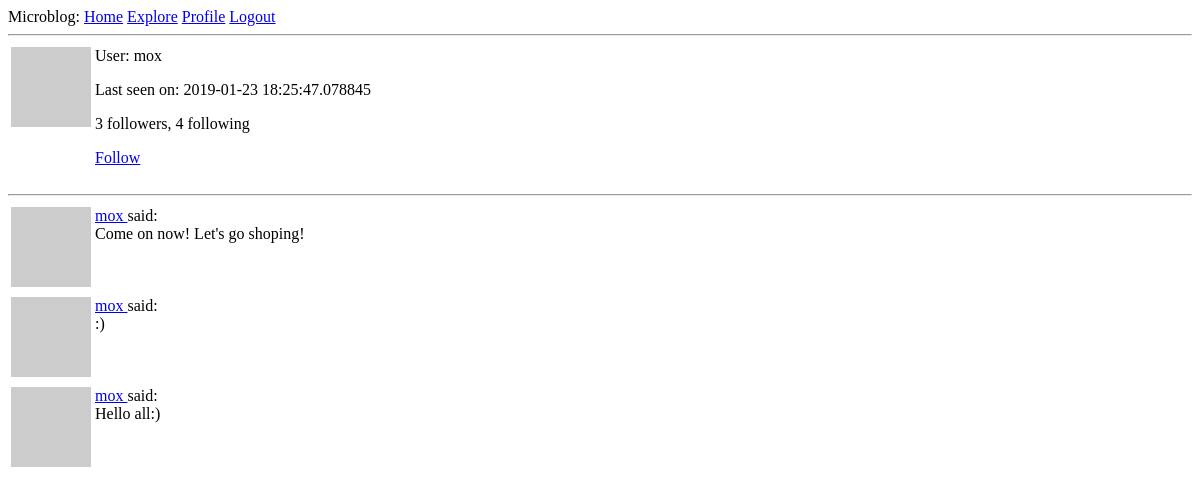
/user/mox (signed in), run on an earlier commit of the app's database.
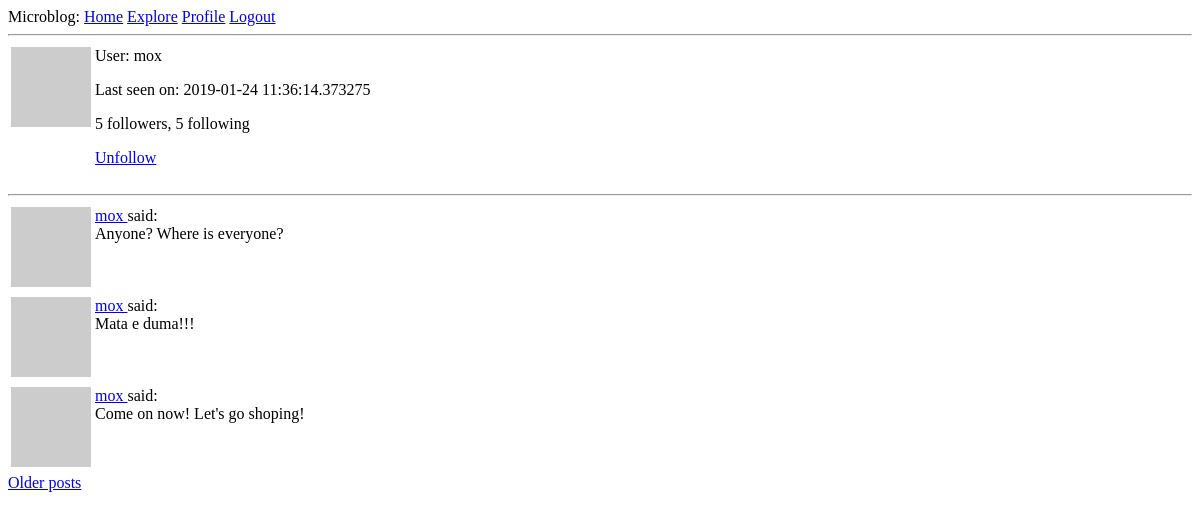
And on a later commit of the database.
### app/models.py (models this page shows, shortened)
class User(UserMixin, db.Model):
    id = db.Column(db.Integer, primary_key=True)
    username = db.Column(db.String(60), index=True, unique=True)
    email = db.Column(db.String(120), index=True, unique=True)
    password_hash = db.Column(db.String(128))
    posts = db.relationship('Post', backref='author', lazy='dynamic')
    about_me = db.Column(db.String(140))
    last_seen = db.Column(db.DateTime, default=datetime.utcnow)
    followed = db.relationship('User', secondary=followers,
                               primaryjoin=(followers.c.follower_id == id),
                               secondaryjoin=(followers.c.followed_id == id),
                               backref=db.backref('followers', lazy='dynamic'),
                               lazy='dynamic')
    def avatar(self, size):
        digest = md5(self.email.lower().encode('utf-8')).hexdigest()
        return f'https://www.gravatar.com/avatar/{digest}?d=monsterid&s={size}'
    def is_following(self, user):
        return self.followed.filter(followers.c.followed_id == user.id).count() > 0

class Post(db.Model):
    id = db.Column(db.Integer, primary_key=True)
    body = db.Column(db.String(140))
    timestamp = db.Column(db.DateTime, index=True, default=datetime.utcnow)
    user_id = db.Column(db.Integer, db.ForeignKey('user.id'))

### app/routes.py (the view)
@app.route('/user/<username>')
@login_required
def user(username):
    user = User.query.filter_by(username=username).first_or_404()
    page = request.args.get('page', 1, type=int)
    posts = user.posts.order_by(Post.timestamp.desc()).paginate(page, app.config['POSTS_PER_PAGE'],
                                                                False)
    next_url = url_for('user', username=username, page=posts.next_num) if posts.has_next else None
    prev_url = url_for('user', username=username, page=posts.prev_num) if posts.has_prev else None
    return render_template('user.html', title='Profile', user=user, posts=posts.items,
                           next_url=next_url, prev_url=prev_url)

### app/models.py (called while the page is built)
@login.user_loader
def load_user(id):
    return User.query.get(int(id))

### app/routes.py (called while the page is built)
@app.before_request
def before_request():
    if current_user.is_authenticated:
        current_user.last_seen = datetime.utcnow()
        db.session.commit()

### app/templates/user.html (shortened to what this page needs)
{% extends 'base.html' %}
{% block content %}
    <table>
        <tr valign="top">
            <td><img src="{{ user.avatar(128) }}"></td>
            <td>User: {{ user.username }}
                {% if user.last_seen %}<p>Last seen on: {{ user.last_seen }}</p>{% endif %}
                <p>{{ user.followers.count() }} followers, {{ user.followed.count() }} following</p>
                {% if user == current_user %}
                <p><a href="{{ url_for('edit_profile') }}">Edit your profile</a></p>
                {% elif not current_user.is_following(user) %}
                <p><a href="{{ url_for('follow', username=user.username) }}">Follow</a></p>
                {% else %}
                <p><a href="{{ url_for('unfollow', username=user.username) }}">Unfollow</a></p>
                {% endif %}
            </td>
        </tr>
    </table>
    <hr>
    {% for post in posts %}
        {% include '_post.html' %}
    {% endfor %}
    {% if next_url %}
    <a href="{{ next_url }}">Older posts</a>
    {% endif %}
{% endblock %}

### app/templates/_post.html
<table>
        <tr valign="top">
            <td><img src="{{ post.author.avatar(36) }}"></td>
            <td>
                <a href="{{ url_for('user', username=post.author.username) }}">
                    {{ post.author.username }}
                </a>
                said:<br> {{ post.body }}
            </td>
        </tr>
</table>

What changed in the data, as far as the page shows it:
no longer on this page (row unchanged): Post: author.username "mox", body ":)"
no longer on this page (row unchanged): Post: author.username "mox", body "Hello all:)"
changed User "mox": last_seen "2019-01-23 18:25:47.078845" → "2019-01-24 11:36:14.373275"
added Post: author.username "mox", body "Anyone? Where is everyone?"
added Post: author.username "mox", body "Mata e duma!!!"
Also different on the page:
{{ user.followers.count() }}: "3" → "5"
{{ user.followed.count() }}: "4" → "5"
text no longer shown: "Follow"
text now shown: "Unfollow Older posts"
